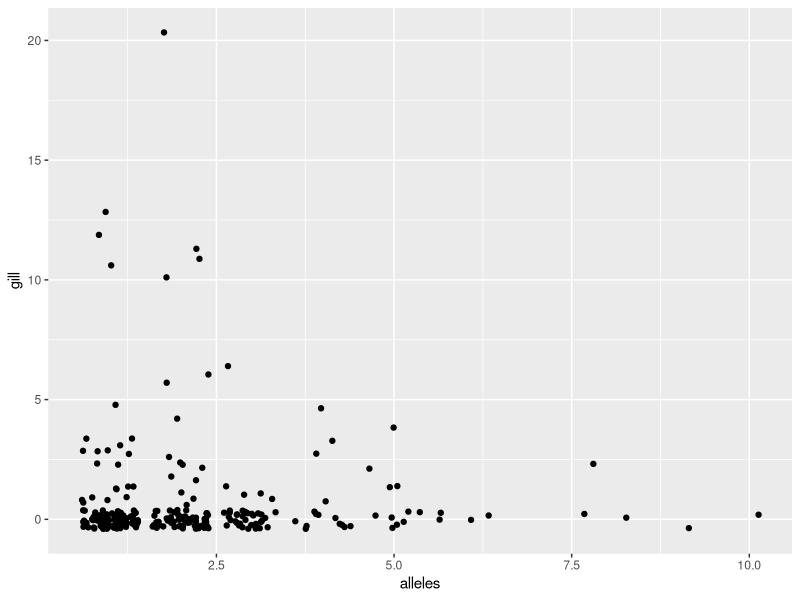
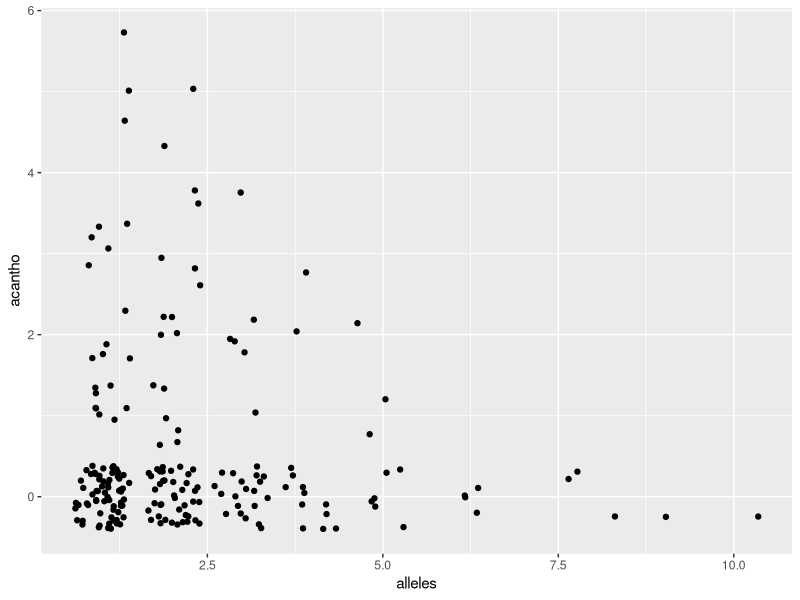
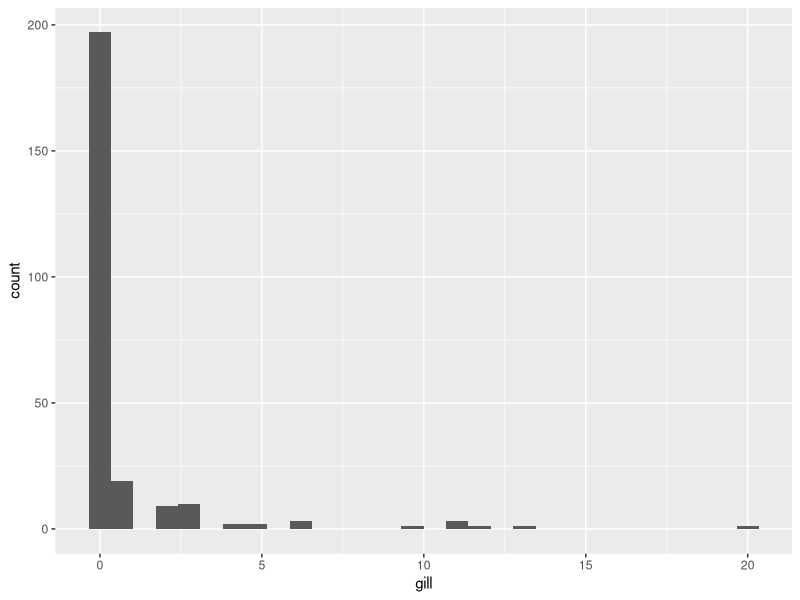
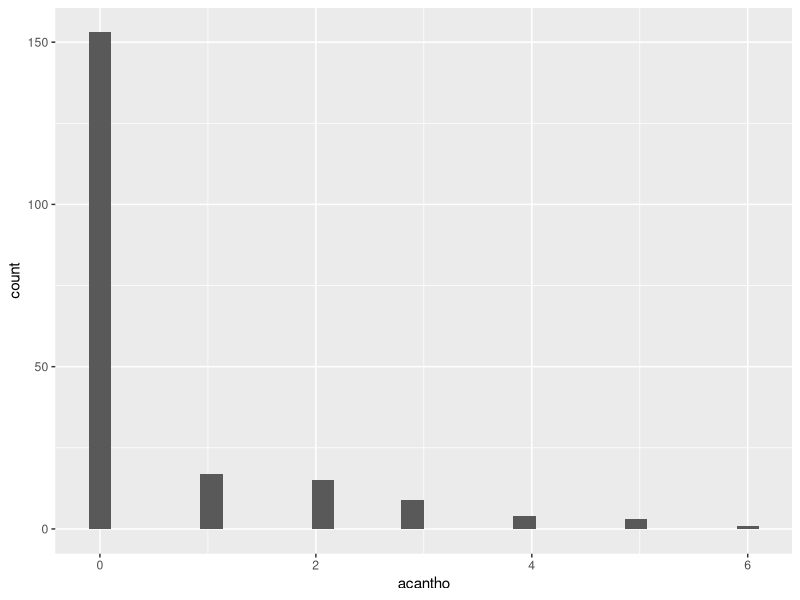
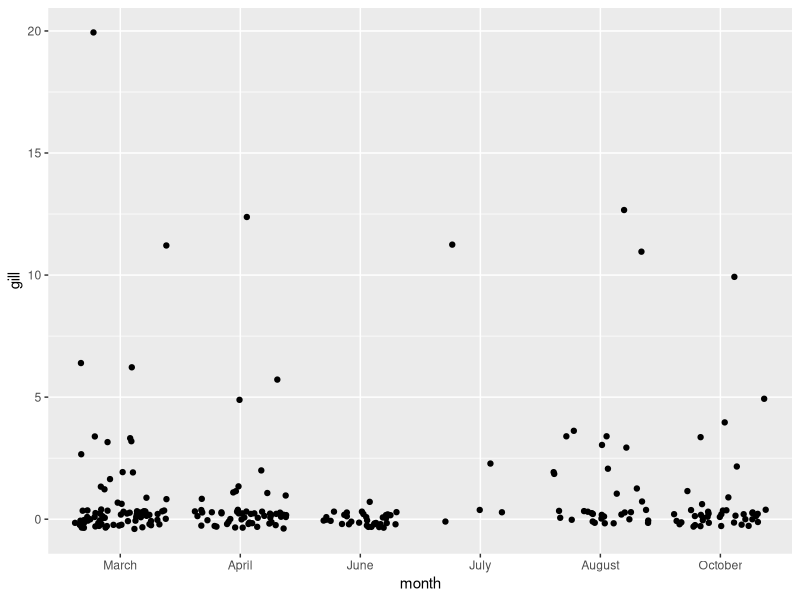
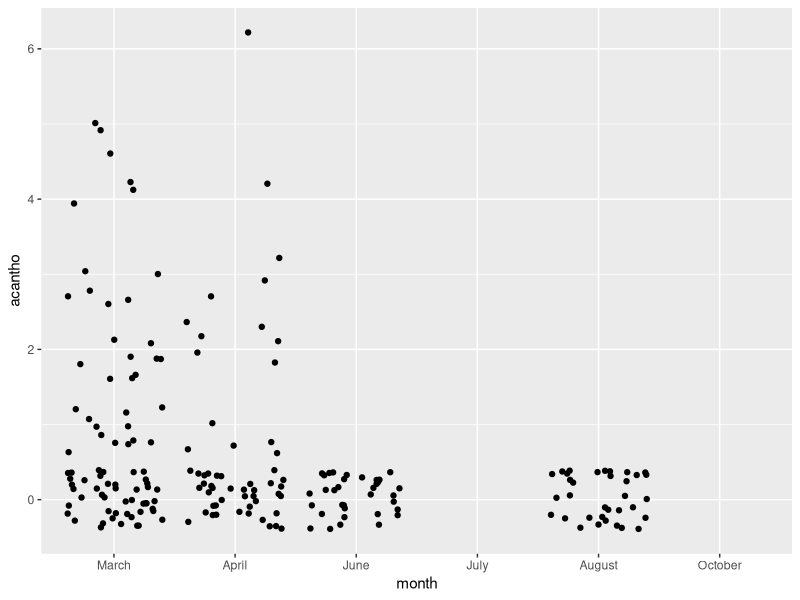
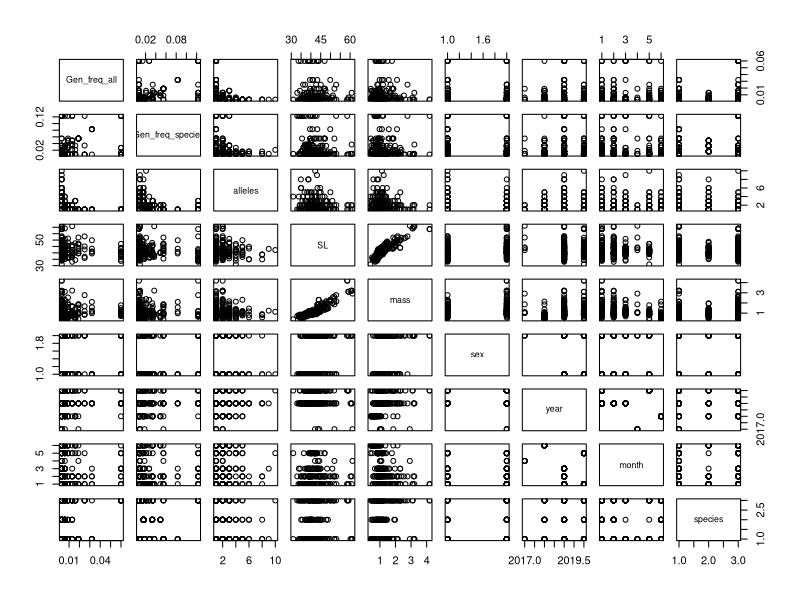
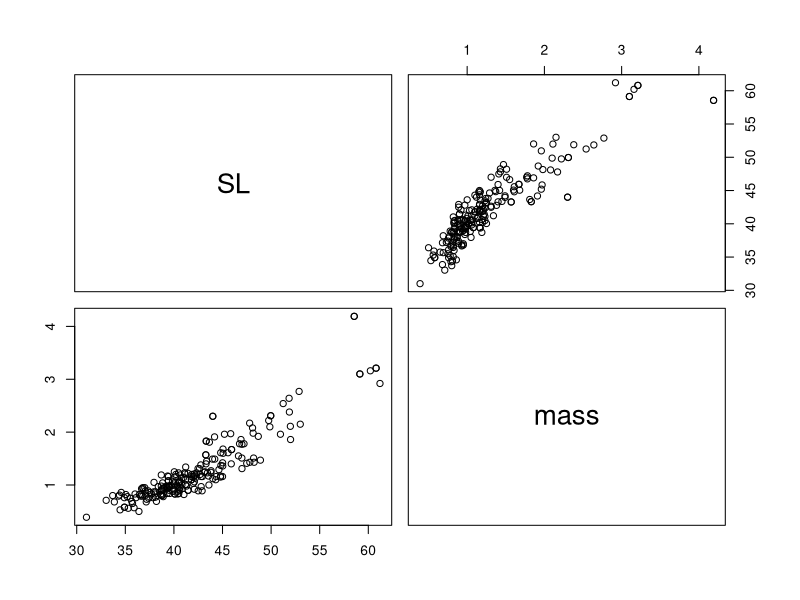

The R source for these figures, in order:
library(readr)
library(dplyr)
library(tidyr)
library(ggplot2)
library(pscl)

alldata <- read_csv("alldata.csv", 
                    col_types = cols(species = col_factor(levels = c("fantail", 
                    "orangethroat", "rainbow")),
                    month = col_factor(levels = c("March", "April",
                    "June", "July", "August", "October")),
                    sex = col_factor(levels = c("F", "M"))))
alldata = alldata[,c(21, 22, 10, 11, 8, 6, 7, 5, 3, 4, 2)]

# Go ahead and remove any observation where we don't have either of the possible
# response variables.
alldata = alldata[!is.na(alldata$gill) | !is.na(alldata$acantho),]


ggplot(alldata, aes(alleles, gill)) +
  geom_jitter()
ggplot(alldata, aes(alleles, acantho)) +
  geom_jitter()
ggplot(alldata, aes(gill)) +
  geom_histogram()
ggplot(alldata, aes(acantho)) +
  geom_histogram()
# Indicates poisson model.

ggplot(alldata, aes(month, gill)) +
  geom_jitter()
ggplot(alldata, aes(month, acantho)) +
  geom_jitter()
# Treat months as a factor.
# Can not treat as time series because we are missing most months.

pairs(alldata[-c(1, 2)])
pairs(alldata[c(6:7)])
# Obviously, mass and length are highly correlated so we have to choose 1.  
# Mass only has 2 missing values and SL has 44, so it makes sense to keep mass.

ggplot(alldata, aes(gill, fill = species)) +
  geom_histogram()

##### Poisson model with gill as the response

poiss.gill = glm(gill ~ Gen_freq_all + Gen_freq_species + alleles + 
                   mass +
                   sex + month + species, alldata, family = "poisson")
summary(poiss.gill)

# We can leave all factors in, but if we do model selection, the model 
# improves if we remove sex. Might be good since so many sex values are NA.

drop1(poiss.gill, test = "Chi")

m1 = glm(gill ~ Gen_freq_all + Gen_freq_species + alleles + 
           mass + month + species, alldata, family = "poisson")

# More model selection suggests we can remove Gen_freq_all and Gen_freq_species
step(m1)

# recommended model 
final.with = glm(gill ~ alleles + mass + month + species, 
                 alldata, family = "poisson")


# all the orangethroat species have gill=0.  We can build a model with or
# without them and just consider that species separately.

data.without.orange = alldata %>%
  filter(species != "orangethroat")

poiss.gill.without = glm(gill ~ Gen_freq_all + Gen_freq_species + alleles + 
                    mass +
                    sex + month + species, data.without.orange, family = "poisson")
summary(poiss.gill.without)
drop1(poiss.gill.without, test = "Chi")

# Sex can be dropped (lower AIC if it is removed) which is good because lots of 
# missing values for sex.

m1 = glm(gill ~ Gen_freq_all + Gen_freq_species + alleles + 
           mass + month + species, data.without.orange, family = "poisson")
step(m1)

# recommended model
final.without = glm(gill ~ alleles + mass + month + species, 
                    data.without.orange, family = "poisson")

# Can compare these possible models
summary(poiss.gill)
summary(final.with)
summary(poiss.gill.without)
summary(final.without)

# Significant: Alleles, mass, month, species.  
# Not so significant: Gen_freq_all, Gen_freq_species, sex
# It's hard to tell about sex because there are so many missing values, but I think 
# it is safe to remove sex from the model.  If we remove the NAs, sex is only
# significant at .07 level.  Client should decide.  If the only purpose it to show
# that alleles is significant when controlling for everything else, then she might
# want to leave everything in. Alleles is more significant when controlling for 
# everything.




############# Poisson model with acantho as response

ggplot(alldata, aes(acantho, fill = month)) +
  geom_histogram()
# All June and August observations are acantho = 0

# here's what it looks like as a poisson model
poiss.acantho = glm(acantho ~ Gen_freq_all + Gen_freq_species + alleles + mass +
                      sex + month + species, alldata, family = "poisson")
summary(poiss.acantho)

ggplot(alldata, aes(acantho, fill = month)) +
  geom_histogram()
# looks like only species and mass matters

drop1(poiss.acantho, test = "Chi")
# can remove sex
m1 = glm(acantho ~ Gen_freq_all + Gen_freq_species + alleles + 
           mass + month + species, alldata, family = "poisson")
step(m1)
# preferred model does not include alleles but that is what we are testing for,
# so leave it in anyway.

# These models show some heteroskedasticity.  We can try 
acantho.final = glm(acantho ~ alleles + mass + month + species, alldata, 
                    family = "poisson")
summary(poiss.acantho)
summary(acantho.final)
# alleles is not significant in either model
